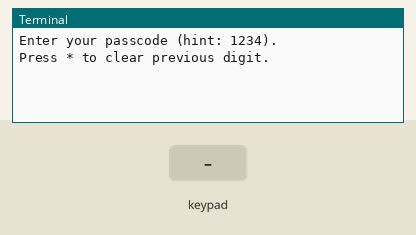
Recording of a program running on a simulated Raspberry Pi (BCM pin numbers). Shown: the last lines printed to the terminal. The inputs (shaded band) are chosen by the test bench. At 3.6 s the program stops and its outputs stay as they are.

Above: at 1.2 s.
1.3 s: key '1' pressed
At 2.0 s:
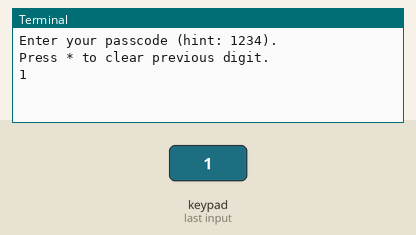
2.8 s: keypad keys 1 2 3 4 pressed 0.4 s apart
At 4.8 s:
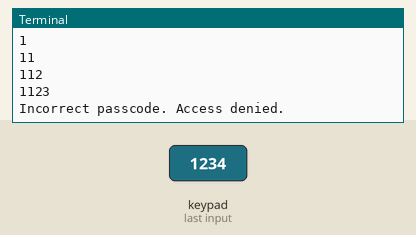
Timing chart, 0 to 5.1 s (numbered marks = the images above; inputs shaded):
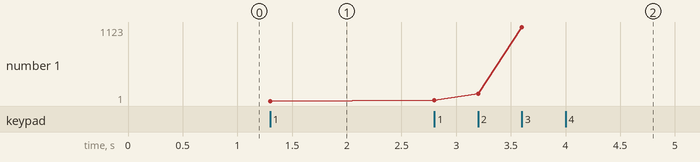

Measured:
- after the input at 1.3 s, the terminal: prints a new line at once (image 1)
- after the input at 2.8 s, the terminal: prints a new line at once (image 2)
- plotted number 1: 1 → 1123 after the input at 2.8 s

The program:

rpi_gpio_demo2.py
```python
#!/usr/bin/python

from pad4pi import rpi_gpio
import time
import sys

entered_passcode = ""
correct_passcode = "1234"

def cleanup():
    global keypad
    keypad.cleanup()

def correct_passcode_entered():
    print("Passcode accepted. Access granted.")
    cleanup()
    sys.exit()

def incorrect_passcode_entered():
    print("Incorrect passcode. Access denied.")
    cleanup()
    sys.exit()

def digit_entered(key):
    global entered_passcode, correct_passcode

    entered_passcode += str(key)
    print(entered_passcode)

    if len(entered_passcode) == len(correct_passcode):
        if entered_passcode == correct_passcode:
            correct_passcode_entered()
        else:
            incorrect_passcode_entered()

def non_digit_entered(key):
    global entered_passcode

    if key == "*" and len(entered_passcode) > 0:
        entered_passcode = entered_passcode[:-1]
        print(entered_passcode)

def key_pressed(key):
    try:
        int_key = int(key)
        if int_key >= 0 and int_key <= 9:
            digit_entered(key)
    except ValueError:
        non_digit_entered(key)

try:
    factory = rpi_gpio.KeypadFactory()
    keypad = factory.create_4_by_3_keypad() # makes assumptions about keypad layout and GPIO pin numbers

    keypad.registerKeyPressHandler(key_pressed)

    print("Enter your passcode (hint: {0}).".format(correct_passcode))
    print("Press * to clear previous digit.")

    while True:
        time.sleep(1)
except KeyboardInterrupt:
    print("Goodbye")
finally:
    cleanup()
```
